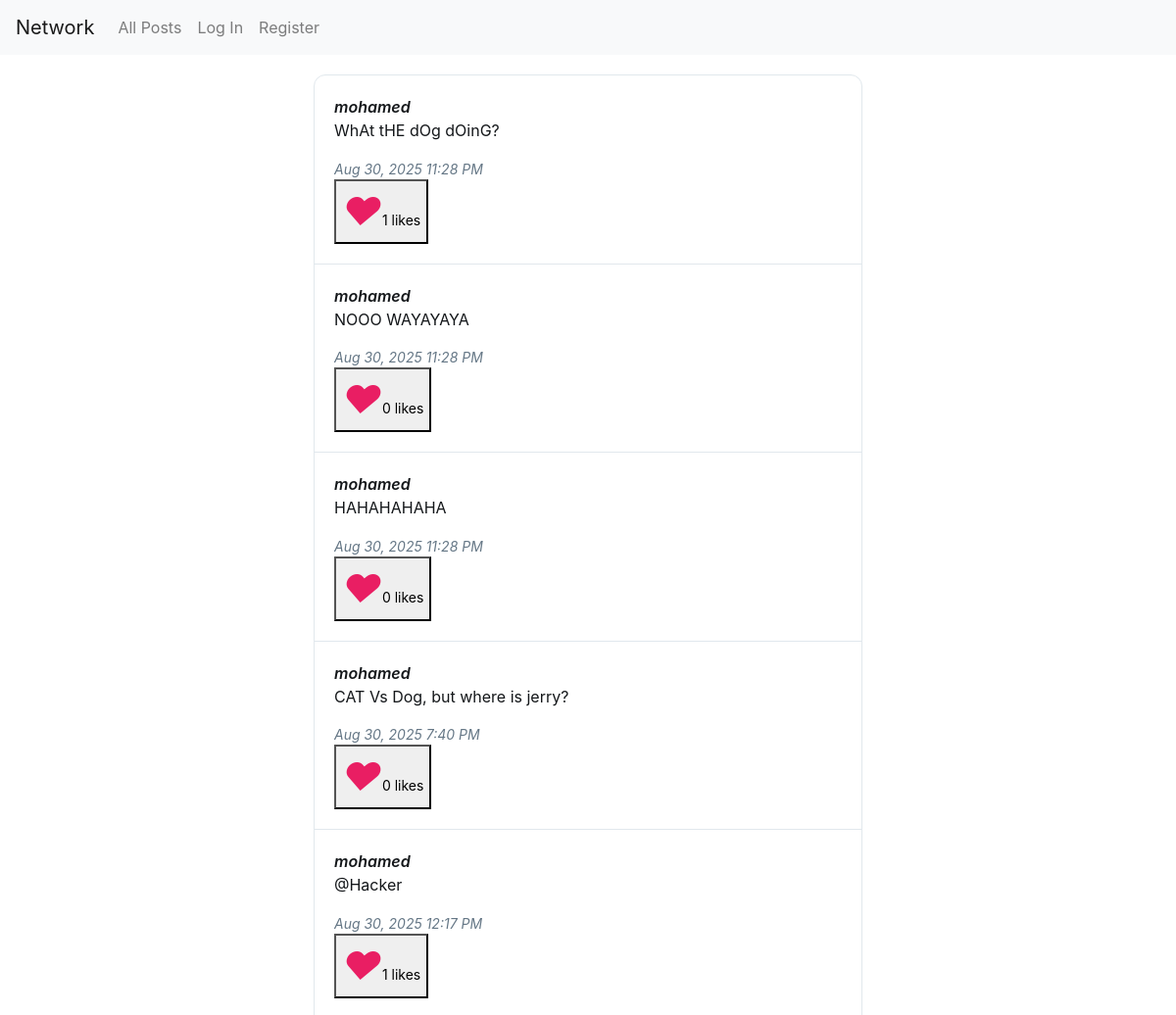
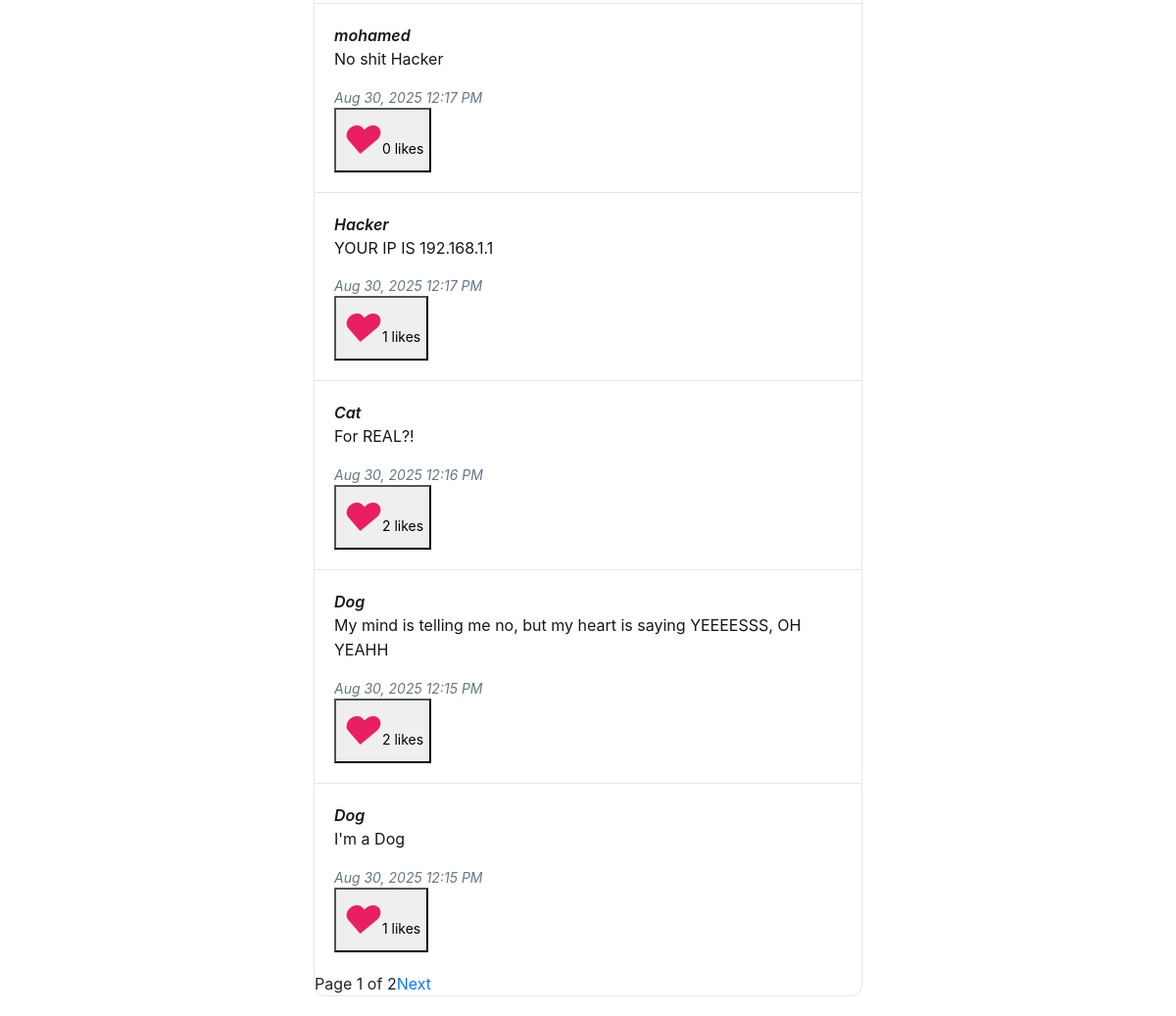
The page / on the database its author committed (2 pictures, top to bottom).
### network/models.py (models this page shows, shortened)
class Post(models.Model):
    author = models.ForeignKey(User, on_delete=models.CASCADE, related_name="posts")
    content = models.TextField()
    created_at = models.DateTimeField(auto_now_add=True)
    updated_at = models.DateTimeField(auto_now=True)
    likes = models.ManyToManyField(User, related_name="liked_posts", blank=True, default=None)

class User(AbstractUser):
    followers = models.ManyToManyField("self", symmetrical=False, related_name="following_users", blank=True)
    following = models.ManyToManyField("self", symmetrical=False, related_name="followers_users", blank=True)

### network/views.py (the view, shortened to what this page needs)
# urls.py: path("", views.index, name="index"),
def index(request):
    form = PostForm()
    all_posts = Post.objects.all().order_by("-created_at")
    paginator = Paginator(all_posts, 10)  # Show 10 posts per page
    page_number = request.GET.get("page")
    page_obj = paginator.get_page(page_number)
    return render(request, "network/index.html", {
        "form": form,
        "all_posts": page_obj,
        "page_obj": page_obj,
        "is_paginated": page_obj.has_other_pages(),
        "paginator": paginator,
    })

### network/templates/network/index.html (shortened to what this page needs)
{% extends "network/layout.html" %} {% block body %}
<div class="feed-container">
  <div class="posts-container">
    {% if all_posts %}
    <ul class="posts-list">
      {% for post in all_posts %}
      <li class="post-item">
        <a href="{% url 'profile' post.author.username %}"
          ><div class="post-author">{{ post.author.username }}</div></a
        >
        <div class="post-content" id="post-{{ post.id }}">{{ post.content }}</div>
        <div class="post-timestamp">
          {{ post.created_at|date:"M d, Y g:i A" }}
        </div>
        <div class="post-likes">
            <button id="like-post-{{ post.id }}">
                <i class="heart-icon">♥</i>{{ post.likes.count }} likes
            </button>
        </div>
      </li>
      {% endfor %}
    </ul>
          <div class="pagination">
        {% if is_paginated %}
          <span
            >Page {{ page_obj.number }} of {{ page_obj.paginator.num_pages}}</span>
        <div class="pagination-controls">
          {% if page_obj.has_next %}
          <a href="?page={{ page_obj.next_page_number }}">Next</a>
          {% endif %}
        </div>
        {% endif %}
      </div>
    {% else %}
    <div class="empty-state">
      No posts yet. Be the first to share something!
    </div>
    {% endif %}
  </div>
</div>
{% endblock %}

### network/static/network/styles.css (style rules this page uses)
.post-likes { font-size: 14px; color: #657786; font-style: italic; }
.post-author { font-size: 14px; color: #657786; font-style: italic; }
.posts-container { background: #fff; border: 1px solid #e1e8ed; border-radius: 12px; overflow: hidden; }
.posts-list { list-style: none; padding: 0; margin: 0; }
.post-item { padding: 20px; border-bottom: 1px solid #e1e8ed; transition: background-color 0.2s ease; }
.post-item:last-child { border-bottom: none; }
.post-content { font-size: 16px; line-height: 1.5; color: #14171a; margin-bottom: 8px; word-wrap: break-word; }
.post-timestamp { font-size: 14px; color: #657786; font-style: italic; }
.feed-container { max-width: 600px; margin: 20px auto; padding: 0 20px; }
.post-author { font-size: 16px; font-weight: 600; color: #14171a; transition: color 0.2s ease; }
.post-content { font-size: 16px; line-height: 1.6; color: #14171a; margin-bottom: 15px; word-wrap: break-word; }
.post-likes { display: flex; align-items: center; gap: 8px; color: #657786; font-size: 14px; }
.heart-icon { color: #e91e63; font-size:40px; }

### rows shown on the page
Post: author.username "mohamed", content "WhAt tHE dOg dOinG?", created_at "Aug 30, 2025 11:28 PM", likes.count "1"
Post: author.username "mohamed", content "NOOO WAYAYAYA", created_at "Aug 30, 2025 11:28 PM", likes.count "0"
Post: author.username "mohamed", content "HAHAHAHAHA", created_at "Aug 30, 2025 11:28 PM", likes.count "0"
Post: author.username "mohamed", content "CAT Vs Dog, but where is jerry?", created_at "Aug 30, 2025 7:40 PM", likes.count "0"
Post: author.username "mohamed", content "@Hacker", created_at "Aug 30, 2025 12:17 PM", likes.count "1"
Post: author.username "mohamed", content "No shit Hacker", created_at "Aug 30, 2025 12:17 PM", likes.count "0"
Post: author.username "Hacker", content "YOUR IP IS 192.168.1.1", created_at "Aug 30, 2025 12:17 PM", likes.count "1"
Post: author.username "Cat", content "For REAL?!", created_at "Aug 30, 2025 12:16 PM", likes.count "2"
Post: author.username "Dog", content "My mind is telling me no, but my heart is saying YEEEESSS, OH YEAHH", created_at "Aug 30, 2025 12:15 PM", likes.count "2"
Post: author.username "Dog", content "I'm a Dog", created_at "Aug 30, 2025 12:15 PM", likes.count "1"

### other values the page prints
{{ page_obj.number }} "1"
{{ page_obj.paginator.num_pages }} "2"
